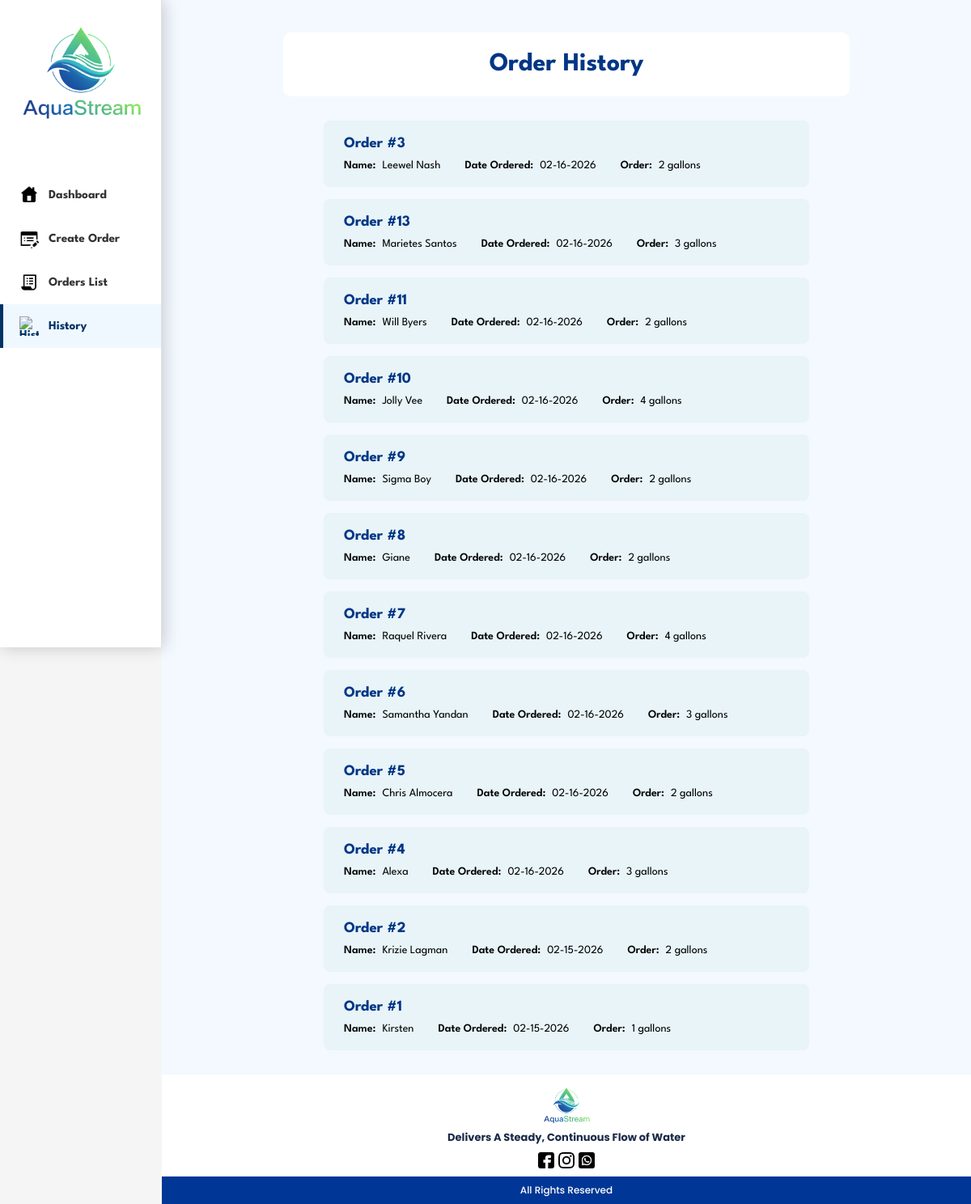
Screenshot of /AquaStream/History.php with the database file from the repository.
### tables this page shows
CREATE TABLE `orders` (
  `id` int(11) NOT NULL,
  `customer_name` varchar(255) DEFAULT NULL,
  `customer_address` text DEFAULT NULL,
  `quantity` int(11) DEFAULT NULL,
  `delivery_date` date DEFAULT NULL,
  `payment_method` varchar(50) DEFAULT NULL,
  `order_status` varchar(50) DEFAULT 'Pending',
  `created_at` timestamp NOT NULL DEFAULT current_timestamp() ON UPDATE current_timestamp(),
  `updated_at` timestamp NOT NULL DEFAULT current_timestamp() ON UPDATE current_timestamp()
);

### AquaStream/History.php (the view, shortened to what this page needs)
<?php
$conn = new mysqli("localhost", "root", "", "AdminDB");
$orders = $conn->query("SELECT * FROM orders WHERE order_status='Completed' ORDER BY created_at DESC");
?>
<!DOCTYPE html>
<html lang="en">
<head>
    <link rel="stylesheet" href="css/styles.css">
    <link rel="stylesheet" href="css/history.css">
</head>
<body>
    <?php include 'sidebar.php'; ?>
        <main>
            <div class="content">
                <div class="title-section">
                    <h1>Order History</h1>
                </div>
                <div class="orders-container">
                    <?php while($row = $orders->fetch_assoc()):
                        $dateObj = new DateTime($row['created_at']);
                        $formattedDate = $dateObj->format('m-d-Y');
                    ?>
                    <div class="order-card">
                        <h3 class="order-number">Order #<?php echo ($row['id']); ?></h3>
                        <div class="order-details">
                            <div class="order-detail-item">
                                <span class="detail-label">Name:</span>
                                <span class="detail-value"><?php echo ($row['customer_name']); ?></span>
                            </div>
                            <div class="order-detail-item">
                                <span class="detail-label">Date Ordered:</span>
                                <span class="detail-value"><?php echo $formattedDate; ?></span>
                            </div>
                            <div class="order-detail-item">
                                <span class="detail-label">Order:</span>
                                <span class="detail-value"><?php echo ($row['quantity']); ?> gallons</span>
                            </div>
                        </div>
                    </div>
                    <?php endwhile; ?>
                </div>
            </div>
        </main>
        <?php include 'footer.php'; ?>
</body>
</html>

### AquaStream/sidebar.php
<?php
$current_page = basename($_SERVER['PHP_SELF']);
?>
<div class="sidebar">
    <div class="logo-section">
        <img src="imgs/logo.png" alt="AquaStream Logo" class="logo-img">
    </div>
    <nav class="sidebar-nav">
        <a href="Index.php" class="nav-item <?php echo ($current_page == 'Index.php') ? 'active' : ''; ?>">
            <img src="imgs/dashboard-icon.png" alt="Dashboard" class="nav-icon">
            <span>Dashboard</span>
        </a>
        <a href="CreateOrder.php" class="nav-item <?php echo ($current_page == 'CreateOrder.php') ? 'active' : ''; ?>">
            <img src="imgs/createorder-icon.png" alt="Create Order" class="nav-icon">
            <span>Create Order</span>
        </a>
        <a href="OrdersList.php" class="nav-item <?php echo ($current_page == 'OrdersList.php') ? 'active' : ''; ?>">
            <img src="imgs/orderslist-icon.png" alt="Orders List" class="nav-icon">
            <span>Orders List</span>
        </a>
        <a href="History.php" class="nav-item <?php echo ($current_page == 'History.php') ? 'active' : ''; ?>">
            <img src="imgs/history-icon.png" alt="History" class="nav-icon">
            <span>History</span>
        </a>
    </nav>
</div>

### AquaStream/footer.php
<footer>
    <div class="footer-content">
        <div class="footer-logo">
            <img src="imgs/logo.png" alt="AquaStream">
        </div>
        <p class="tagline">Delivers A Steady, Continuous Flow of Water</p>
        <div class="social-links">
            <img src="imgs/fb_icon.png" alt="Facebook">
            <img src="imgs/ig_icon.png" alt="Instagram">
            <img src="imgs/whatsapp_icon.png" alt="WhatsApp">
        </div>
    </div>
    <div class="ctto">
        <p>All Rights Reserved</p>
    </div>
</footer>

### AquaStream/css/styles.css (style rules this page uses)
.sidebar { position: fixed; left: 0; top: 0; width: 200px; height: 100vh; background-color: #ffffff; border-right: 1px solid #e0e0e0; box-shadow: 2px 0px 20px rgba(0, 0, 0, 0.2); padding: 0; z-index: 1000; overflow-y: auto; }
.logo-section { padding: 5px 5px; text-align: center; }
.logo-img { width: 180px; height: 180px; }
.sidebar-nav { padding: 20px 0; }
.nav-item { font-family: 'League Spartan', sans-serif; display: flex; align-items: center; padding: 15px 20px; color: #333; text-decoration: none; transition: all 0.2s ease; font-size: 0.95rem; font-weight: 700; border-left: 4px solid transparent; }
.nav-item:hover, .nav-item.active { background-color: #f0f8ff; border-left-color: #003366; color: #003366; }
.nav-icon { width: 24px; height: 24px; margin-right: 12px; flex-shrink: 0; object-fit: contain; }
footer { background-color: white; margin-top: -50px; width: calc(100% - 200px); margin-left: 200px; position: relative; }
.footer-content { text-align: center; padding: 10px 5px 5px; margin: 0 auto; }
.footer-logo { display: flex; flex-direction: column; align-items: center; margin-bottom: 5px; }
.footer-logo img { width: 70px; height: 70px; margin-top: -5px; margin-bottom: -12px; }
.tagline { font-family: 'Poppins', sans-serif; font-size: 13px; color: #1A2B49; font-weight: bold; margin-bottom: 8px; }
.social-links { display: flex; justify-content: center; align-items: center; gap: 5px; margin-bottom: 15px; }
.social-links img { width: 20px; height: 20px; object-fit: contain; margin-bottom: -10px; }
.ctto { background-color: #003695; padding: 8px 0; margin: 0; width: 100%; text-align: center; }
.ctto p { font-family: 'Poppins', sans-serif; color: #fff; font-size: 12px; margin: 0; font-weight: 500; }

### AquaStream/css/history.css (style rules this page uses)
* { margin: 0; padding: 0; box-sizing: border-box; }
body { font-family: 'League Spartan', sans-serif; background-color: #f5f5f5; }
main { flex: 1; margin-left: 200px; padding: 40px; background-color:#F4F9FF; display: flex; justify-content: center; }
.content { width: 100%; max-width: 700px; }
.title-section { margin-bottom: 30px; text-align: center; background-color: #fff; padding: 25px 10px; border-radius: 10px; }
h1 { margin: 0; color: #003685; width: 100%; }
.orders-container { display: flex; flex-direction: column; align-items: center; gap: 15px; margin-bottom: 40px; }
.order-card { background-color: #e8f4f8; border-radius: 8px; padding: 20px 25px; width: 100%; max-width:600px; }
h3 { color: #003685; margin-bottom: 12px; }
.order-details { display: flex; gap: 30px; flex-wrap: wrap; }
.order-detail-item { display: flex; gap: 8px; font-size: 14px; }
.detail-label { font-weight: 600; }

### rows the page displays
orders: id "3", customer_name "Leewel Nash", created_at "02-16-2026", quantity "2"
orders: id "13", customer_name "Marietes Santos", created_at "02-16-2026", quantity "3"
orders: id "11", customer_name "Will Byers", created_at "02-16-2026", quantity "2"
orders: id "10", customer_name "Jolly Vee", created_at "02-16-2026", quantity "4"
orders: id "9", customer_name "Sigma Boy", created_at "02-16-2026", quantity "2"
orders: id "8", customer_name "Giane", created_at "02-16-2026", quantity "2"
orders: id "7", customer_name "Raquel Rivera", created_at "02-16-2026", quantity "4"
orders: id "6", customer_name "Samantha Yandan", created_at "02-16-2026", quantity "3"
orders: id "5", customer_name "Chris Almocera", created_at "02-16-2026", quantity "2"
orders: id "4", customer_name "Alexa", created_at "02-16-2026", quantity "3"
orders: id "2", customer_name "Krizie Lagman", created_at "02-15-2026", quantity "2"
orders: id "1", customer_name "Kirsten", created_at "02-15-2026", quantity "1"
